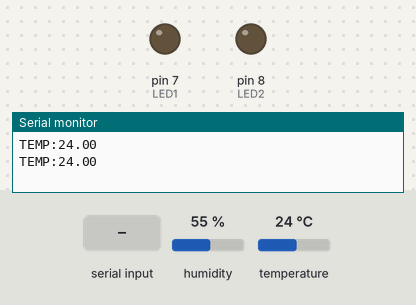
The sketch below on a simulated Arduino Uno, built with avr-gcc and run on an emulated ATmega328P. Parts: output pins drawn as LEDs (lit = HIGH), the last lines printed to the serial monitor. The inputs (shaded band) are chosen by the test bench; at power-on: humidity 55 %, temperature 24 °C.

Above: at 1.2 s.
1.3 s: "LED1_ON\n" received over Serial
At 2.4 s:
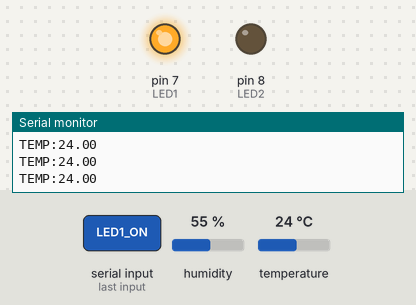
3.5 s: "LED2_ON\n" received over Serial
At 4.9 s:
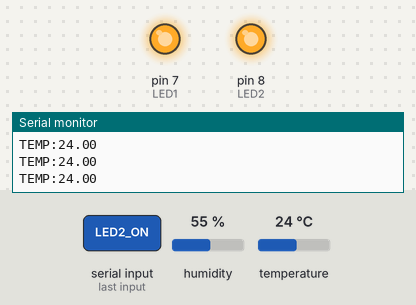
5.5 s: "LED1_OFF\n" received over Serial
At 7.2 s:
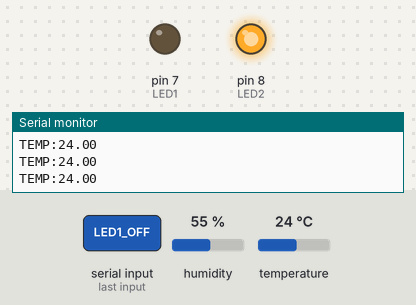
7.5 s: "LED2_OFF\n" received over Serial
At 8.5 s:
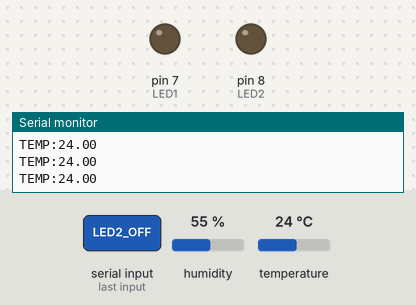
Timing chart, 0 to 10.5 s (numbered marks = the images above; inputs shaded):
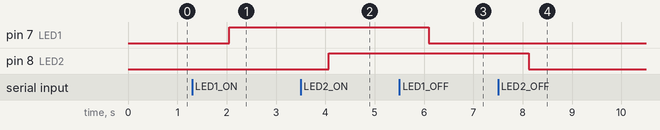

Measured:
- after the input at 1.3 s, pin 7 (LED1): LOW → HIGH after 0.75 s
- after the input at 3.5 s, pin 8 (LED2): LOW → HIGH after 0.57 s
- after the input at 5.5 s, pin 7 (LED1): HIGH → LOW after 0.60 s
- after the input at 7.5 s, pin 8 (LED2): HIGH → LOW after 0.62 s

The sketch:

Codigo_arduino.ino
```cpp
#include <DHT.h>

#define DHTPIN 4
#define DHTTYPE DHT11

#define LED1 7
#define LED2 8

DHT dht(DHTPIN, DHTTYPE);

void setup() {
  Serial.begin(9600);
  dht.begin();
  pinMode(LED1, OUTPUT);
  pinMode(LED2, OUTPUT);
  digitalWrite(LED1, LOW);
  digitalWrite(LED2, LOW);
}

void loop()
 {

  float temp = dht.readTemperature();
  if (!isnan(temp)) {
    Serial.print("TEMP:");
    Serial.println(temp);
  }

  if (Serial.available()) {
    String cmd = Serial.readStringUntil('\n');
    cmd.trim();

    if (cmd == "LED1_ON")
    {
      digitalWrite(LED1, HIGH);
    }
    else if (cmd == "LED1_OFF")
    {
      digitalWrite(LED1, LOW);
    }
    else if (cmd == "LED2_ON")
    {
      digitalWrite(LED2, HIGH);
    }
    else if (cmd == "LED2_OFF")
    {
      digitalWrite(LED2, LOW);
    }
  }

  delay(1000);
}
```
